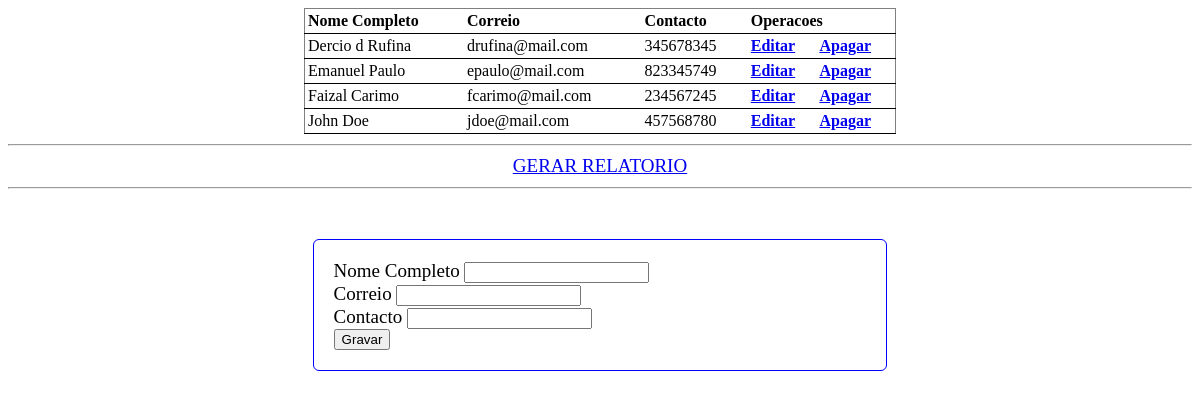
The page / on the database its author committed.
### tables this page shows
CREATE TABLE IF NOT EXISTS `cliente` (
  `idCli` int(10) NOT NULL AUTO_INCREMENT,
  `nomeC` varchar(100) NOT NULL,
  `correio` varchar(100) NOT NULL,
  `contacto` varchar(20) NOT NULL,
  PRIMARY KEY (`idCli`)
);

### servidor.php (called while the page is built, shortened)
<?php
        $nomeC = "";
        $correio = "";
        $contacto = "";
        $status_editar = false;
        $db = mysqli_connect('localhost','root','','crud_ewadig');
        $resultados = mysqli_query($db, "SELECT * FROM cliente ORDER BY nomeC");
?>

### index.php (the view, shortened to what this page needs)
<?php include('servidor.php');
?>
<html>
<head>
    <link rel="stylesheet" href="estilo.css">
</head>
<body>
<table border="1">
    <thead>
        <tr>
            <th>Nome Completo</th>
            <th>Correio</th>
            <th>Contacto</th>
            <th colspan="2">Operacoes</th>
        </tr>
    </thead>
    <tbody>
<?php while ($row = mysqli_fetch_array($resultados)){?>
        <tr>
            <td><?php echo $row['nomeC']; ?></td>
            <td><?php echo $row['correio']; ?></td>
            <td><?php echo $row['contacto']; ?></td>
            <td><a href="index.php?actualiza=<?php echo $row['idCli'] ?>"><b>Editar</b></a></td>
            <td><a href="servidor.php?apagar=<?php echo $row['idCli'] ?> "><b>Apagar</b></a></td>
        </tr>
<?php } ?>
    </tbody>
</table>
<hr>
<center><a href="reports.php" target="_blank">GERAR RELATORIO</a></center>
<hr>
<form action="servidor.php" method="post">
    <div>
        <label for="nomeC">Nome Completo</label>
        <input type="text" name="nomeC" id="nomeC" value="<?php echo $nomeC; ?>" required>
    </div>
    <div>
        <label for="correio">Correio</label>
        <input type="text" name="correio" id="correio" value="<?php echo $correio; ?>" required>
    </div>
    <div>
        <label for="contacto">Contacto</label>
        <input type="text" name="contacto" id="contacto" value="<?php echo $contacto; ?>" required>
    </div>
    <div>
<?php if ($status_editar == false): ?>
        <button type="submit" name="btnGravar">Gravar</button>
<?php else: ?>
    <button type="submit" name="btnActualizar">Actualizar</button>
<?php endif ?>
    </div>
</form>
</body>
</html>

### estilo.css (style rules this page uses)
body { font-family: Dosis; font-size: 19px; }
table { width: 50%; max-width: 30% auto; border-collapse: collapse; text-align: left; margin-left: 25%; margin-right: 25%; }
tr { border-bottom: 1px solid #000; }
th, td { border: none; height: 25px; padding: 3px; }
form { width: 45%; margin: 50px auto; text-align: left; padding: 20px; border: 1px solid blue; border-radius: 6px; }

### rows shown on the page
cliente: nomeC "Dercio d Rufina", correio "drufina@mail.com", contacto "345678345"
cliente: nomeC "Emanuel Paulo", correio "epaulo@mail.com", contacto "823345749"
cliente: nomeC "Faizal Carimo", correio "fcarimo@mail.com", contacto "234567245"
cliente: nomeC "John Doe", correio "jdoe@mail.com", contacto "457568780"
